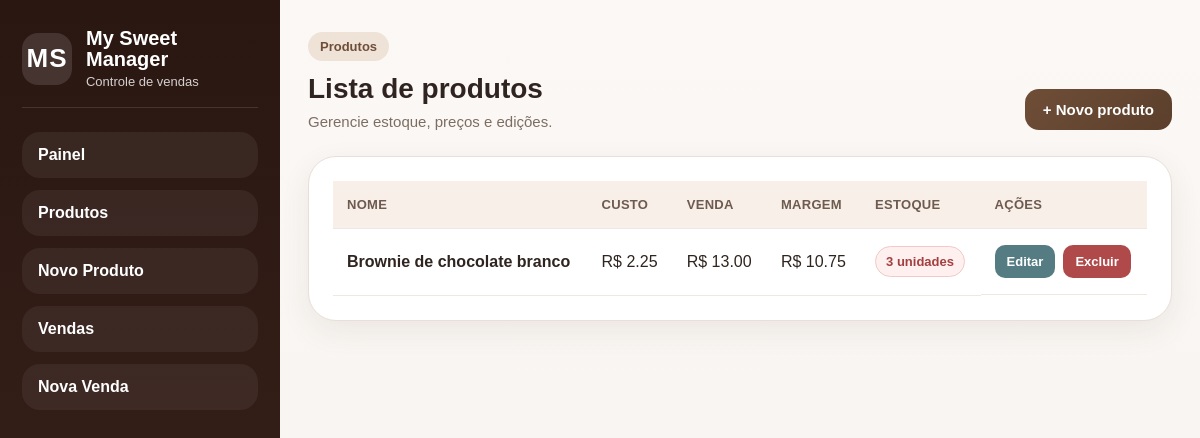
/produtos, run on the app's committed database.
### models.py (models this page shows)
class Produto(db.Model):
    id = db.Column(db.Integer, primary_key=True)
    nome = db.Column(db.String(100), nullable=False)
    preco_custo = db.Column(db.Float, nullable=False)
    preco_venda = db.Column(db.Float, nullable=False)
    estoque = db.Column(db.Integer, nullable=False)

### app.py (the view)
@app.route('/produtos')
def listar_produtos():
    busca = request.args.get('busca')
    if busca:
        produtos = Produto.query.filter(
            Produto.nome.contains(busca)
        ).all()
    else:
        produtos = Produto.query.all()
    return render_template(
        'produtos.html',
        produtos=produtos,
        busca=busca
    )

### templates/produtos.html (shortened to what this page needs)
{% extends 'base.html' %}
{% block content %}
<div class="page-header">
    <div>
        <span class="tag">Produtos</span>
        <h2 class="titulo">Lista de produtos</h2>
        <p class="subtitulo">Gerencie estoque, preços e edições.</p>
    </div>
    <a class="botao" href="/produtos/novo">+ Novo produto</a>
</div>
<div class="tabela-box">
    <table>
        <thead>
            <tr>
                <th>Nome</th>
                <th>Custo</th>
                <th>Venda</th>
                <th>Margem</th>
                <th>Estoque</th>
                <th>Ações</th>
            </tr>
        </thead>
        <tbody>
            {% for produto in produtos %}
            <tr>
                <td><strong>{{ produto.nome }}</strong></td>
                <td>R$ {{ "%.2f"|format(produto.preco_custo) }}</td>
                <td>R$ {{ "%.2f"|format(produto.preco_venda) }}</td>
                <td>R$ {{ "%.2f"|format(produto.preco_venda - produto.preco_custo) }}</td>
                <td>
                    {% if produto.estoque <= 5 %}
                        <span class="estoque-baixo">{{ produto.estoque }} unidades</span>
                    {% else %}
                        <span class="estoque-ok">{{ produto.estoque }} unidades</span>
                    {% endif %}
                </td>
                <td class="acoes-tabela">
                    <a class="botao-tabela editar" href="{{ url_for('editar_produto', id=produto.id) }}">Editar</a>
                    <form action="{{ url_for('excluir_produto', id=produto.id) }}" method="POST" onsubmit="return confirm('Tem certeza que deseja excluir este produto?')">
                        <button type="submit" class="botao-tabela excluir">Excluir</button>
                    </form>
                </td>
            </tr>
            {% endfor %}
        </tbody>
    </table>
</div>
{% endblock %}

### static/style.css (style rules this page uses)
* { margin: 0; padding: 0; box-sizing: border-box; }
:root { --bg: #f6f3ef; --sidebar: #2a1712; --sidebar-2: #3a221b; --card: #ffffff; --text: #2f241f; --muted: #7c6d63; --primary: #6f4e37; --primary-dark: #5b3f2c; --accent: #b08968; --border: #eadfd6; --success-bg: #ecf8f0; --success-text: #256b45; --danger: #b04a4a; --danger-dark: #913b3b; --edit: #557c83; --edit-dark: #45676d; --low-bg: #fff0f0; --low-text: #a23f3f; --low-border: #f1c9c9; --ok-bg: #eef8f1; --ok-text: #2f7a4e; --ok-border: #cfe6d7; --shadow: 0 10px 30px rgba(81, 57, 41, 0.08); --radius: 24px; }
body { font-family: Arial, sans-serif; background: linear-gradient(180deg, #fbf8f5 0%, var(--bg) 100%); color: var(--text); }
.page-header { margin-bottom: 26px; display: flex; justify-content: space-between; align-items: end; gap: 16px; flex-wrap: wrap; }
.tag { display: inline-block; padding: 7px 12px; border-radius: 999px; background: #efe3d8; color: var(--primary); font-size: 13px; font-weight: 700; margin-bottom: 12px; }
.titulo { font-size: 28px; margin-bottom: 8px; }
.subtitulo { color: var(--muted); font-size: 15px; }
.botao { display: inline-flex; align-items: center; justify-content: center; text-decoration: none; border: none; background: linear-gradient(135deg, var(--primary), var(--primary-dark)); color: white; border-radius: 14px; padding: 12px 18px; font-size: 15px; font-weight: 700; cursor: pointer; transition: 0.2s ease; }
.form-box, .tabela-box, .busca-box { background: white; border: 1px solid var(--border); border-radius: 28px; padding: 24px; box-shadow: var(--shadow); margin-bottom: 20px; }
table { width: 100%; border-collapse: collapse; }
thead { background: #f7efe8; }
th { color: #6e5a4f; font-size: 13px; letter-spacing: 0.3px; text-transform: uppercase; }
th, td { padding: 16px 14px; text-align: left; border-bottom: 1px solid #f0e7e1; vertical-align: middle; }
.acoes-tabela { display: flex; gap: 8px; align-items: center; flex-wrap: wrap; }
.acoes-tabela form { margin: 0; }
.botao-tabela { display: inline-block; border: none; border-radius: 10px; padding: 9px 12px; color: white; cursor: pointer; font-size: 13px; font-weight: 700; text-decoration: none; transition: 0.2s ease; }
.botao-tabela.editar { background: var(--edit); }
.botao-tabela.excluir { background: var(--danger); }
.estoque-baixo, .estoque-ok { display: inline-block; padding: 7px 10px; border-radius: 999px; font-size: 13px; font-weight: 700; }
.estoque-baixo { background: var(--low-bg); color: var(--low-text); border: 1px solid var(--low-border); }

### data on the page
Produto: nome "Brownie de chocolate branco", preco_custo "2.25", preco_venda "13.00", produto.preco_venda-produto.preco_custo "10.75", estoque "3"
